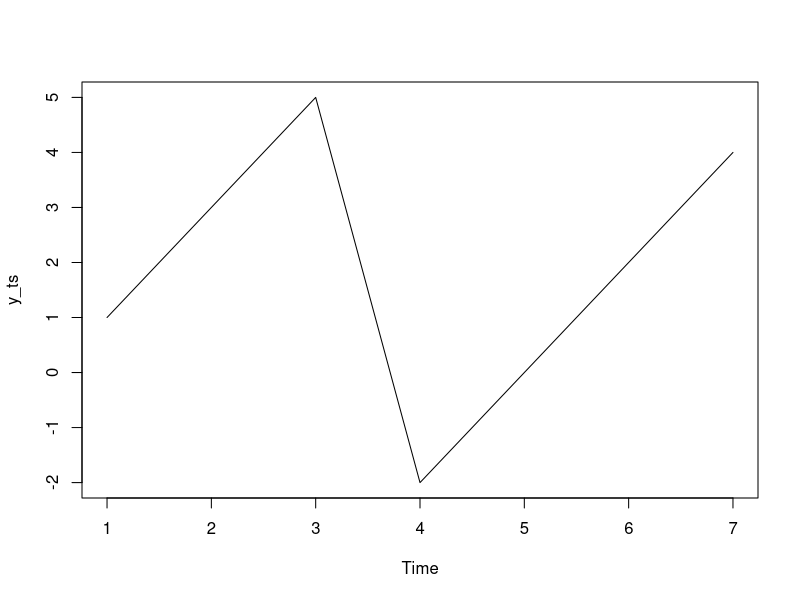
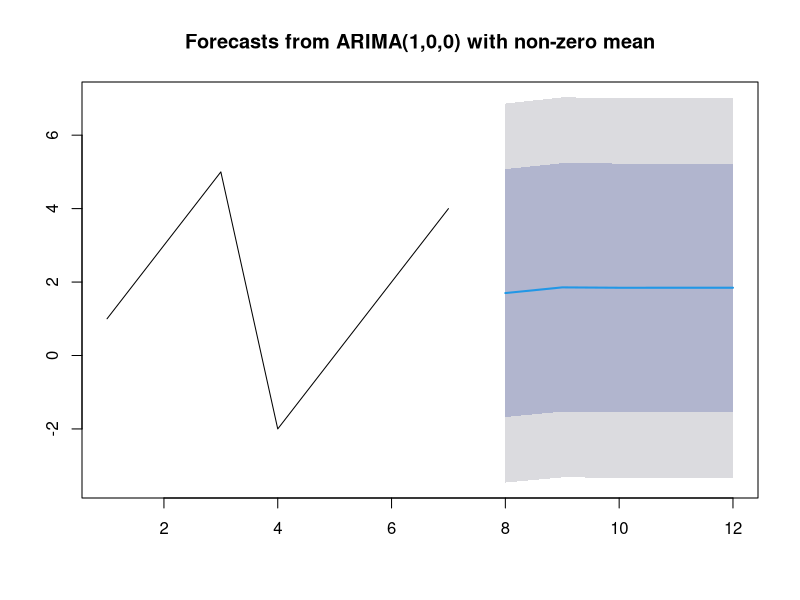

Recreate these plots in R, in order.
rm(list=ls())
set.seed(126)

y <- c(1, 3, 5, -2, 0, 2, 4)
# Convert to time series object
y_ts <- ts(y)

# Fit AR(1)
fit <- arima(y_ts, order=c(1, 0, 0))
pred <- predict(fit, n.ahead = 5)
pred$pred
plot(y_ts)
pred$se


# Using the forecast package now.

library(forecast)
fit <- Arima(y, order = c(1, 0, 0))
summary(fit)

# Forecast now
fc <- forecast(fit, h = 5)
fc
plot(fc)
